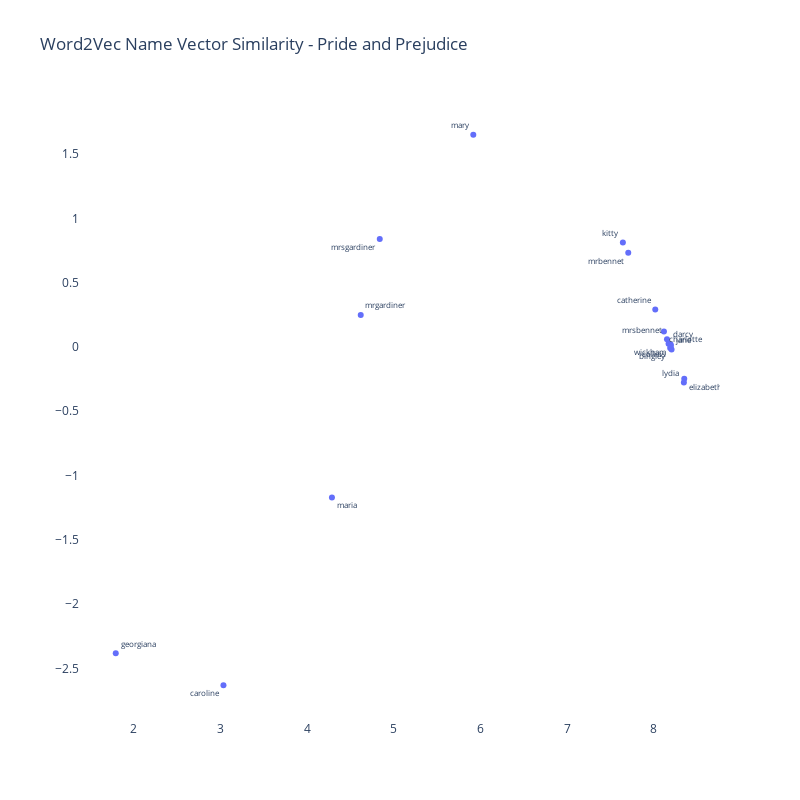

This figure's notebook cell:
### Markdown cell above
#### Plot flattened embeddings for Pride and Prejudice

### Code cell
character_list_PP = [x.lower() for x in character_list_PP]

df_PP = w2v_df_PP[w2v_df_PP['label'].isin(character_list_PP)]


text_pos_PP = [x for x in np.random.choice(['top left', 
                                         'bottom left',
                                         'top right',
                                         'bottom right'], 
                                          len(df_PP),
                                          p=[.2,.3,.3,.2])]


trace_PP = go.Scatter(x=df_PP['x'],
                   y=df_PP['y'],
                   mode='markers+text', 
                   textposition=text_pos_PP,
                   text=df_PP['label'],
                   textfont=dict(size=8),
                   hoverinfo='text')



fig = go.Figure([trace_PP])

fig.update_layout(go.Layout(
    title='Word2Vec Name Vector Similarity - Pride and Prejudice',
    ),
    hovermode='closest',
    plot_bgcolor='white',
    paper_bgcolor='white',
    width=800,
    height=800
)

### Figure 1 — Plotly figure (JSON) as saved in the notebook; plotly's stock layout.template omitted (floating-point values rounded to 4 significant figures)
{"data": [{"hoverinfo": "text", "mode": "markers+text", "text": ["mrbennet", "bingley", "elizabeth", "jane", "lydia", "mrsbennet", "kitty", "mary", "darcy", "catherine", "maria", "charlotte", "caroline", "collins", "wickham", "georgiana", "mrgardiner", "mrsgardiner"], "textfont": {"size": 8}, "textposition": ["bottom left", "bottom left", "bottom right", "top right", "top left", "top left", "top left", "top left", "top right", "top left", "bottom right", "bottom right", "bottom left", "bottom left", "bottom left", "top right", "top right", "bottom left"], "type": "scatter", "x": [7.705, 8.188, 8.351, 8.204, 8.346, 8.151, 7.643, 5.917, 8.17, 8.016, 4.286, 8.116, 3.035, 8.196, 8.195, 1.792, 4.618, 4.838], "y": [0.7315, -0.008323, -0.2486, -0.02097, -0.2779, 0.0592, 0.8117, 1.65, 0.02432, 0.2915, -1.171, 0.1203, -2.631, 0.006765, 0.01817, -2.383, 0.2483, 0.839]}], "layout": {"height": 800, "hovermode": "closest", "paper_bgcolor": "white", "plot_bgcolor": "white", "title": {"text": "Word2Vec Name Vector Similarity - Pride and Prejudice"}, "width": 800}}
